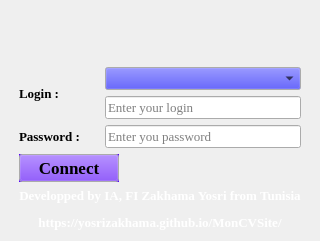
<?xml version="1.0" encoding="UTF-8"?>
<ui version="4.0">
 <class>connect</class>
 <widget class="QWidget" name="connect">
  <property name="windowModality">
   <enum>Qt::WindowModal</enum>
  </property>
  <property name="geometry">
   <rect>
    <x>0</x>
    <y>0</y>
    <width>320</width>
    <height>240</height>
   </rect>
  </property>
  <property name="sizePolicy">
   <sizepolicy hsizetype="Expanding" vsizetype="Expanding">
    <horstretch>0</horstretch>
    <verstretch>0</verstretch>
   </sizepolicy>
  </property>
  <property name="maximumSize">
   <size>
    <width>16777215</width>
    <height>16777215</height>
   </size>
  </property>
  <property name="font">
   <font>
    <family>Times New Roman</family>
    <pointsize>10</pointsize>
   </font>
  </property>
  <property name="windowTitle">
   <string>Bica Players Connecting</string>
  </property>
  <layout class="QGridLayout" name="gridLayout">
   <item row="0" column="1">
    <widget class="QLabel" name="label_4">
     <property name="sizePolicy">
      <sizepolicy hsizetype="Maximum" vsizetype="Maximum">
       <horstretch>0</horstretch>
       <verstretch>0</verstretch>
      </sizepolicy>
     </property>
     <property name="minimumSize">
      <size>
       <width>50</width>
       <height>50</height>
      </size>
     </property>
     <property name="maximumSize">
      <size>
       <width>50</width>
       <height>50</height>
      </size>
     </property>
     <property name="text">
      <string/>
     </property>
     <property name="pixmap">
      <pixmap>slogan.png</pixmap>
     </property>
     <property name="scaledContents">
      <bool>true</bool>
     </property>
    </widget>
   </item>
   <item row="3" column="1">
    <widget class="QLabel" name="label_3">
     <property name="sizePolicy">
      <sizepolicy hsizetype="Maximum" vsizetype="Maximum">
       <horstretch>0</horstretch>
       <verstretch>0</verstretch>
      </sizepolicy>
     </property>
     <property name="font">
      <font>
       <weight>75</weight>
       <bold>true</bold>
      </font>
     </property>
     <property name="text">
      <string>&lt;html&gt;&lt;head/&gt;&lt;body&gt;&lt;p&gt;&lt;span style=&quot; color:#ffffff;&quot;&gt;Developped by IA, FI Zakhama Yosri from Tunisia&lt;/span&gt;&lt;/p&gt;&lt;p&gt;&lt;span style=&quot; color:#ffffff;&quot;&gt;https://yosrizakhama.github.io/MonCVSite/&lt;/span&gt;&lt;/p&gt;&lt;/body&gt;&lt;/html&gt;</string>
     </property>
     <property name="textFormat">
      <enum>Qt::RichText</enum>
     </property>
     <property name="alignment">
      <set>Qt::AlignCenter</set>
     </property>
    </widget>
   </item>
   <item row="2" column="1">
    <widget class="QPushButton" name="pushButton">
     <property name="sizePolicy">
      <sizepolicy hsizetype="Maximum" vsizetype="Maximum">
       <horstretch>0</horstretch>
       <verstretch>0</verstretch>
      </sizepolicy>
     </property>
     <property name="minimumSize">
      <size>
       <width>100</width>
       <height>0</height>
      </size>
     </property>
     <property name="maximumSize">
      <size>
       <width>100</width>
       <height>16777215</height>
      </size>
     </property>
     <property name="palette">
      <palette>
       <active>
        <colorrole role="Button">
         <brush brushstyle="SolidPattern">
          <color alpha="255">
           <red>85</red>
           <green>0</green>
           <blue>255</blue>
          </color>
         </brush>
        </colorrole>
        <colorrole role="Text">
         <brush brushstyle="SolidPattern">
          <color alpha="255">
           <red>0</red>
           <green>0</green>
           <blue>255</blue>
          </color>
         </brush>
        </colorrole>
       </active>
       <inactive>
        <colorrole role="Button">
         <brush brushstyle="SolidPattern">
          <color alpha="255">
           <red>85</red>
           <green>0</green>
           <blue>255</blue>
          </color>
         </brush>
        </colorrole>
        <colorrole role="Text">
         <brush brushstyle="SolidPattern">
          <color alpha="255">
           <red>0</red>
           <green>0</green>
           <blue>255</blue>
          </color>
         </brush>
        </colorrole>
       </inactive>
       <disabled>
        <colorrole role="Button">
         <brush brushstyle="SolidPattern">
          <color alpha="255">
           <red>85</red>
           <green>0</green>
           <blue>255</blue>
          </color>
         </brush>
        </colorrole>
        <colorrole role="Text">
         <brush brushstyle="SolidPattern">
          <color alpha="255">
           <red>120</red>
           <green>120</green>
           <blue>120</blue>
          </color>
         </brush>
        </colorrole>
       </disabled>
      </palette>
     </property>
     <property name="font">
      <font>
       <pointsize>13</pointsize>
       <weight>75</weight>
       <bold>true</bold>
      </font>
     </property>
     <property name="cursor">
      <cursorShape>PointingHandCursor</cursorShape>
     </property>
     <property name="autoFillBackground">
      <bool>true</bool>
     </property>
     <property name="text">
      <string>Connect</string>
     </property>
    </widget>
   </item>
   <item row="1" column="1">
    <layout class="QVBoxLayout" name="verticalLayout_2">
     <item>
      <layout class="QHBoxLayout" name="horizontalLayout">
       <item>
        <widget class="QLabel" name="label">
         <property name="minimumSize">
          <size>
           <width>80</width>
           <height>0</height>
          </size>
         </property>
         <property name="maximumSize">
          <size>
           <width>150</width>
           <height>16777215</height>
          </size>
         </property>
         <property name="font">
          <font>
           <weight>75</weight>
           <bold>true</bold>
          </font>
         </property>
         <property name="text">
          <string>Login :</string>
         </property>
        </widget>
       </item>
       <item>
        <layout class="QVBoxLayout" name="verticalLayout">
         <item>
          <widget class="QComboBox" name="comboBox">
           <property name="palette">
            <palette>
             <active>
              <colorrole role="Button">
               <brush brushstyle="SolidPattern">
                <color alpha="255">
                 <red>0</red>
                 <green>0</green>
                 <blue>255</blue>
                </color>
               </brush>
              </colorrole>
             </active>
             <inactive>
              <colorrole role="Button">
               <brush brushstyle="SolidPattern">
                <color alpha="255">
                 <red>0</red>
                 <green>0</green>
                 <blue>255</blue>
                </color>
               </brush>
              </colorrole>
             </inactive>
             <disabled>
              <colorrole role="Button">
               <brush brushstyle="SolidPattern">
                <color alpha="255">
                 <red>0</red>
                 <green>0</green>
                 <blue>255</blue>
                </color>
               </brush>
              </colorrole>
             </disabled>
            </palette>
           </property>
           <property name="autoFillBackground">
            <bool>true</bool>
           </property>
          </widget>
         </item>
         <item>
          <widget class="QLineEdit" name="lineEdit">
           <property name="inputMask">
            <string/>
           </property>
           <property name="text">
            <string/>
           </property>
           <property name="echoMode">
            <enum>QLineEdit::Normal</enum>
           </property>
           <property name="placeholderText">
            <string>Enter your login</string>
           </property>
          </widget>
         </item>
        </layout>
       </item>
      </layout>
     </item>
     <item>
      <layout class="QHBoxLayout" name="horizontalLayout_2">
       <item>
        <widget class="QLabel" name="label_2">
         <property name="minimumSize">
          <size>
           <width>80</width>
           <height>0</height>
          </size>
         </property>
         <property name="font">
          <font>
           <weight>75</weight>
           <bold>true</bold>
          </font>
         </property>
         <property name="text">
          <string>Password :</string>
         </property>
        </widget>
       </item>
       <item>
        <widget class="QLineEdit" name="lineEdit_2">
         <property name="echoMode">
          <enum>QLineEdit::Password</enum>
         </property>
         <property name="placeholderText">
          <string>Enter you password</string>
         </property>
        </widget>
       </item>
      </layout>
     </item>
    </layout>
   </item>
   <item row="0" column="0">
    <spacer name="horizontalSpacer">
     <property name="orientation">
      <enum>Qt::Horizontal</enum>
     </property>
     <property name="sizeHint" stdset="0">
      <size>
       <width>40</width>
       <height>20</height>
      </size>
     </property>
    </spacer>
   </item>
   <item row="1" column="2">
    <spacer name="horizontalSpacer_2">
     <property name="orientation">
      <enum>Qt::Horizontal</enum>
     </property>
     <property name="sizeHint" stdset="0">
      <size>
       <width>40</width>
       <height>20</height>
      </size>
     </property>
    </spacer>
   </item>
  </layout>
 </widget>
 <resources/>
 <connections>
  <connection>
   <sender>comboBox</sender>
   <signal>activated(QString)</signal>
   <receiver>lineEdit</receiver>
   <slot>setText(QString)</slot>
   <hints>
    <hint type="sourcelabel">
     <x>215</x>
     <y>76</y>
    </hint>
    <hint type="destinationlabel">
     <x>212</x>
     <y>107</y>
    </hint>
   </hints>
  </connection>
 </connections>
</ui>
